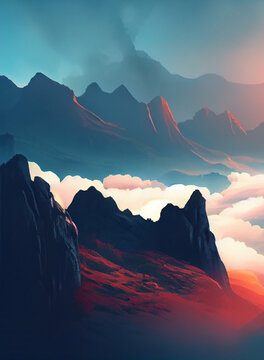
#> input picture Images/left.jpg, 264 x 360 px; its folder holds 3 pictures in this run
$ python naive_approach.py --images Images --output out.png
#> lines starting #> are read from the running program, lines starting #| are printed output that depends on the picture
# import the necessary packages
from imutils import paths
import numpy as np
import argparse
import imutils
import cv2
# construct the argument parser and parse the arguments
ap = argparse.ArgumentParser()
ap.add_argument("-i", "--images", type=str, required=True,
	help="path to input directory of images to stitch")
ap.add_argument("-o", "--output", type=str, required=True,
	help="path to the output image")
args = vars(ap.parse_args())

# grab the paths to the input images and initialize our images list
print("[INFO] loading images...")
imagePaths = sorted(list(paths.list_images(args["images"])))
images = []
# loop over the image paths, load each one, and add them to our
# images to stitch list
for imagePath in imagePaths:
	image = cv2.imread(imagePath)
#> image is the input picture: shape (360, 264, 3); mean B, G, R 115.2, 99.6, 83.2
	images.append(image)

 # initialize OpenCV's image stitcher object and then perform the image
# stitching
print("[INFO] stitching images...")
stitcher = cv2.createStitcher() if imutils.is_cv3() else cv2.Stitcher_create()
(status, stitched) = stitcher.stitch(images)
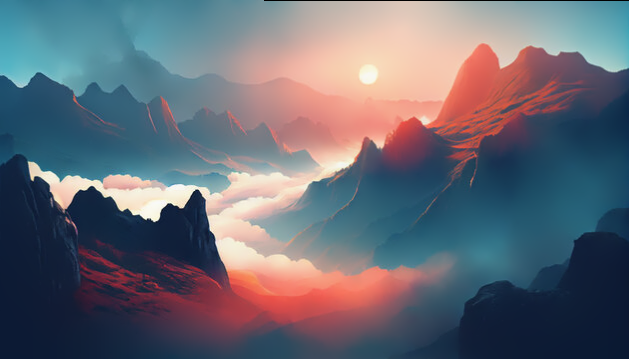
#> stitched: shape (359, 629, 3); mean of channels 0, 1, 2 116.3, 105.4, 102; drawn as B, G, R
#> status = 0

# if the status is '0', then OpenCV successfully performed image
# stitching
if status == 0:
	# write the output stitched image to disk
	cv2.imwrite(args["output"], stitched)
	# display the output stitched image to our screen
	cv2.imshow("Stitched", stitched)
	cv2.waitKey(0)
# otherwise the stitching failed, likely due to not enough keypoints)
# being detected
else:
	print("[INFO] image stitching failed ({})".format(status))
